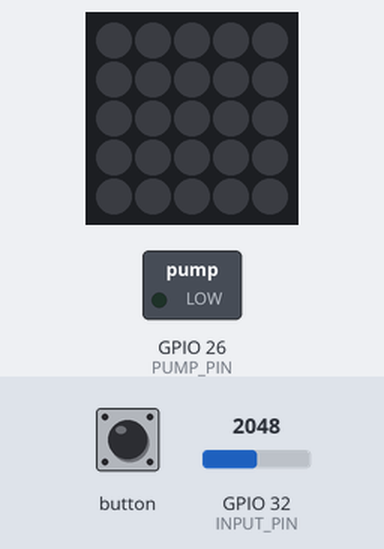
Recording of a sketch running on a simulated ESP32. Parts: 5×5 RGB LED matrix (first LED top left, wired row by row), switched loads named in the sketch (green lamp = pin HIGH). Inputs (shaded band) come from the test bench; at power-on: GPIO 32 (INPUT_PIN) = 2048. What the sketch prints to the serial monitor is not drawn.

Above: at 1.2 s.
1.3 s: button pressed for 0.15 s
At 2.5 s:
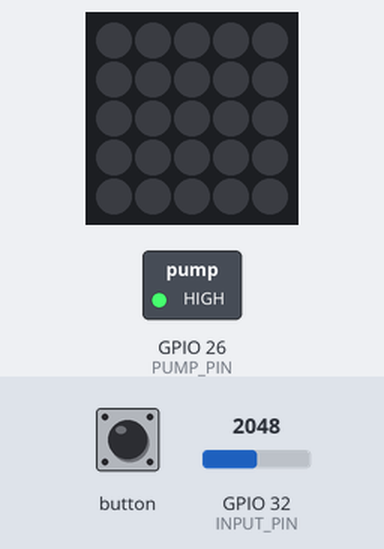
2.9 s: button pressed for 1 s
At 4.0 s:
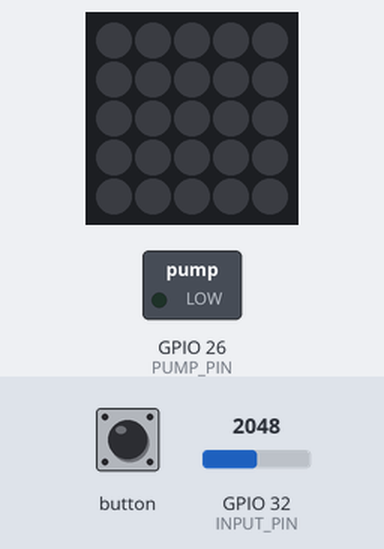
5.4 s: button pressed for 3.2 s
At 6.3 s:
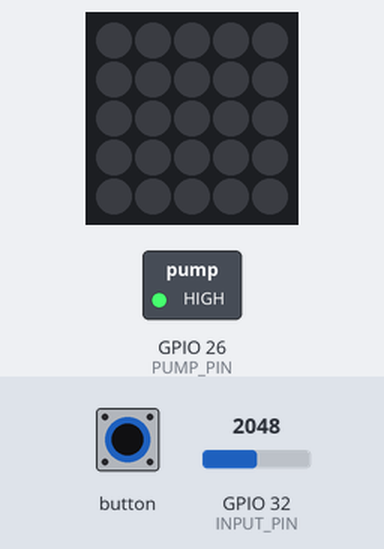
Timing chart, 0 to 8.4 s (numbered marks = the images above; inputs shaded):
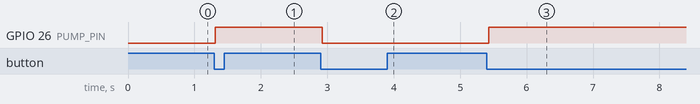

The sketch:

M5Atom_Pump.ino
```cpp
#include "M5Atom.h"

#define INPUT_PIN 32
#define PUMP_PIN 26

bool flag = true;
int rawADC;

void setup()
{
    M5.begin(true, false, true);
    delay(10);
    pinMode(INPUT_PIN,INPUT);
    pinMode(PUMP_PIN,OUTPUT);
}


void loop()
{
  rawADC = analogRead(INPUT_PIN);
  //Serial.print("Watering ADC value: ");
  Serial.println(rawADC);
  if(M5.Btn.wasPressed()){
      digitalWrite(PUMP_PIN,flag);
      flag = !flag;
  }
    delay(50);
    M5.update();
}
```

Measured:
- after the input at 1.3 s, GPIO 26 (PUMP_PIN): LOW → HIGH at once
- after the input at 2.9 s, GPIO 26 (PUMP_PIN): HIGH → LOW at once
- after the input at 5.4 s, GPIO 26 (PUMP_PIN): LOW → HIGH at once
